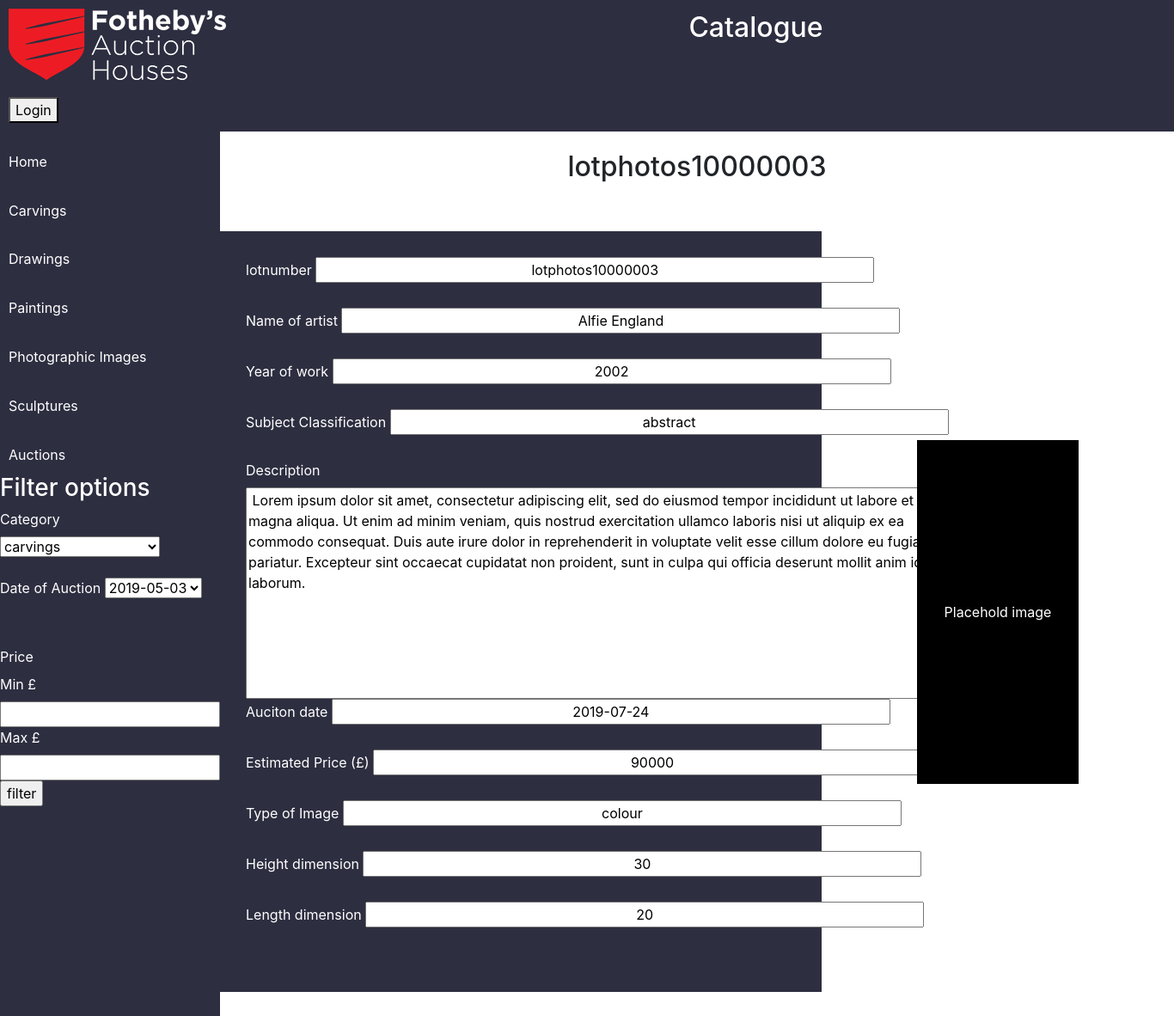
Page /default/public/auctionlotshowphoto.php?id=10000003 on the committed database.
### tables this page shows
CREATE TABLE `Photographic_Images` (
  `idPhotographic_Images` int(11) NOT NULL AUTO_INCREMENT,
  `lotnumber` varchar(45) NOT NULL DEFAULT 'lotphotos',
  `name_of_artist` varchar(45) DEFAULT NULL,
  `year_work_produced` varchar(45) DEFAULT NULL,
  `subject_classification` varchar(45) DEFAULT NULL,
  `description` varchar(500) DEFAULT NULL,
  `auction_date` varchar(45) DEFAULT NULL,
  `estimated_price` varchar(45) DEFAULT NULL,
  `type_of_image` varchar(45) DEFAULT NULL,
  `height_dimension` varchar(45) DEFAULT NULL,
  `length_dimension` varchar(45) DEFAULT NULL,
  `Auction` varchar(45) DEFAULT NULL,
  `status` varchar(45) DEFAULT NULL,
  `category` varchar(45) DEFAULT NULL,
  `sold_for` varchar(45) DEFAULT NULL,
  `commision_price` varchar(45) DEFAULT NULL,
  PRIMARY KEY (`idPhotographic_Images`,`lotnumber`)
);

### default/public/auctionlotshowphoto.php (the view, shortened to what this page needs)
<?php
require 'headers/publicheader.php';
   $sculpture= $pdo->query('SELECT * FROM Photographic_Images WHERE idPhotographic_Images= '. $_GET['id'])->fetch()  ;
?>
<h2><?php echo $sculpture['lotnumber'] .$sculpture['idPhotographic_Images'];  ?></h2>
<div class="con">
<div class="formadd">
<form action="" method="POST" >
          <label>lotnumber</label>
          <input readonly="readonly"  type="text" name="lotnumber" value="<?php echo $sculpture['lotnumber'].$sculpture['idPhotographic_Images']; ?>" /><br /><br />
          <label>Name of artist</label>
          <input readonly="readonly" type="text" name="name_of_artist" value="<?php echo $sculpture['name_of_artist']; ?>" /><br /><br />
          <label>Year of work</label>
          <input readonly="readonly" type="text" name="year_of_work" value="<?php echo $sculpture['year_work_produced']; ?>" /><br /><br />
          <label>Subject Classification</label>
          <input readonly="readonly" type="text" name="subject_classification" value="<?php echo $sculpture['subject_classification']; ?>" /><br /><br />
          <label>Description</label>
          <textarea rows="10" cols="80" readonly name="description"> <?php echo $sculpture['description']; ?></textarea>
          <label>Auciton date</label>
          <input readonly="readonly" type="text" name="auction_date" value="<?php echo $sculpture['auction_date']; ?>" /><br /><br />
          <label>Estimated Price (£)</label>
          <input readonly="readonly" type="text" name="estimated_price" value="<?php echo $sculpture['estimated_price']; ?>" /><br /><br />
          <label>Type of Image</label>
          <input readonly="readonly" type="text" name="material" value="<?php echo $sculpture['type_of_image']; ?>" /><br /><br />
          <label>Height dimension</label>
          <input readonly="readonly" type="text" name="height" value="<?php echo $sculpture['height_dimension']; ?>" /><br /><br />
          <label>Length dimension</label>
          <input readonly="readonly" type="text" name="length" value="<?php echo $sculpture['length_dimension']; ?>" /><br /><br />
        </form>
      </div>
        <div class="placehold2">
          Placehold image
        </div>
</div>

### default/public/style.css (style rules this page uses)
html,body { height:100%; margin:0; }
body { width: 100%; height: 100%; }
.formadd { background-color: #2d2e40; color: white; width: 700px; padding: 30px; display: flex; margin-right: 10%; }
.formadd input { width: 650px; justify-content: center; text-align: center; }
.con { display: flex; justify-content: center; align-items: center; margin-top: 5%; }
h2 { margin-top: 2%; text-align: center; }
.placehold2 { width:400px; background-color: black; color: white; display: flex; justify-content: center; align-items: center; height: 400px; margin-right: 10%; }

### rows in the picture
photographic_images: lotnumber "lotphotos", idPhotographic_Images "10000003", lotnumber "lotphotos10000003", name_of_artist "Alfie England", year_of_work "2002", subject_classification "abstract", description "Lorem ipsum dolor sit amet, consectetur adipiscing elit, sed do eiusmod tempor incididunt ut labore et dolore magna aliqua. Ut enim ad minim veniam, quis nostrud exercitation ullamco laboris nisi ut aliquip ex ea commodo consequat. Duis aute irure dolor in reprehenderit in voluptate velit esse cillum dolore eu fugiat nulla pariatur. Excepteur sint occaecat cupidatat non proident, sunt in culpa qui officia deserunt mollit anim id est laborum.", auction_date "2019-07-24", estimated_price "90000", material "colour", height "30", length "20"

### other values in the picture
form field date "2019-05-03"
